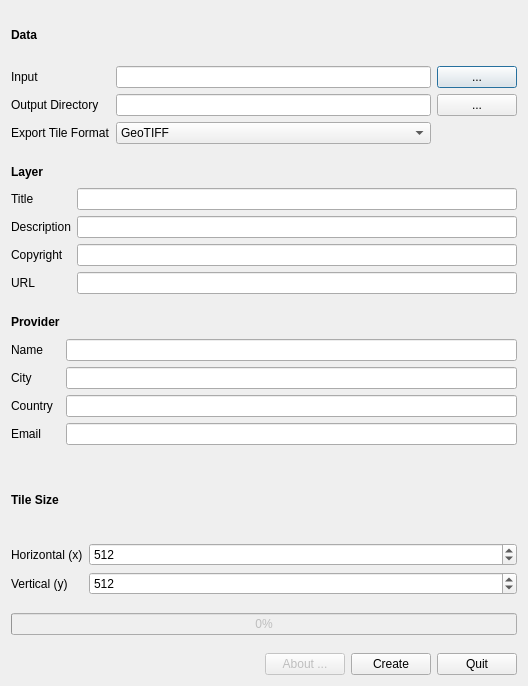
<?xml version="1.0" encoding="UTF-8"?>
<ui version="4.0">
 <class>gpsinfoMainDialog</class>
 <widget class="QDialog" name="gpsinfoMainDialog">
  <property name="geometry">
   <rect>
    <x>0</x>
    <y>0</y>
    <width>528</width>
    <height>686</height>
   </rect>
  </property>
  <property name="windowTitle">
   <string>gpsinfo_create - Tile Creator for gpsinfo</string>
  </property>
  <layout class="QGridLayout" name="gridLayout_5">
   <item row="0" column="0">
    <layout class="QVBoxLayout" name="verticalLayout">
     <property name="spacing">
      <number>18</number>
     </property>
     <item>
      <layout class="QGridLayout" name="gridLayout">
       <item row="1" column="2">
        <widget class="QPushButton" name="pushButton_input">
         <property name="text">
          <string>...</string>
         </property>
        </widget>
       </item>
       <item row="0" column="0">
        <widget class="QLabel" name="label_3">
         <property name="text">
          <string>&lt;b&gt;Data&lt;/b&gt;</string>
         </property>
        </widget>
       </item>
       <item row="2" column="2">
        <widget class="QPushButton" name="pushButton_output">
         <property name="text">
          <string>...</string>
         </property>
        </widget>
       </item>
       <item row="2" column="1">
        <widget class="QLineEdit" name="lineEdit_output"/>
       </item>
       <item row="1" column="0">
        <widget class="QLabel" name="label">
         <property name="text">
          <string>Input</string>
         </property>
        </widget>
       </item>
       <item row="3" column="1">
        <widget class="QComboBox" name="combo_tileFormat">
         <item>
          <property name="text">
           <string>GeoTIFF</string>
          </property>
         </item>
         <item>
          <property name="text">
           <string>ESRI ASCII Grid</string>
          </property>
         </item>
         <item>
          <property name="text">
           <string>ESRI ASCII Grid (Compressed)</string>
          </property>
         </item>
        </widget>
       </item>
       <item row="1" column="1">
        <widget class="QLineEdit" name="lineEdit_input"/>
       </item>
       <item row="2" column="0">
        <widget class="QLabel" name="label_2">
         <property name="text">
          <string>Output Directory</string>
         </property>
        </widget>
       </item>
       <item row="3" column="0">
        <widget class="QLabel" name="label_17">
         <property name="text">
          <string>Export Tile Format</string>
         </property>
        </widget>
       </item>
      </layout>
     </item>
     <item>
      <layout class="QGridLayout" name="gridLayout_2">
       <item row="3" column="1">
        <widget class="QLineEdit" name="lineEdit_copyright"/>
       </item>
       <item row="2" column="1">
        <widget class="QLineEdit" name="lineEdit_description"/>
       </item>
       <item row="4" column="0">
        <widget class="QLabel" name="label_16">
         <property name="text">
          <string>URL</string>
         </property>
        </widget>
       </item>
       <item row="2" column="0">
        <widget class="QLabel" name="label_6">
         <property name="text">
          <string>Description</string>
         </property>
        </widget>
       </item>
       <item row="0" column="0">
        <widget class="QLabel" name="label_4">
         <property name="text">
          <string>&lt;b&gt;Layer&lt;/b&gt;</string>
         </property>
         <property name="scaledContents">
          <bool>false</bool>
         </property>
        </widget>
       </item>
       <item row="3" column="0">
        <widget class="QLabel" name="label_7">
         <property name="text">
          <string>Copyright</string>
         </property>
        </widget>
       </item>
       <item row="1" column="0">
        <widget class="QLabel" name="label_5">
         <property name="text">
          <string>Title</string>
         </property>
        </widget>
       </item>
       <item row="1" column="1">
        <widget class="QLineEdit" name="lineEdit_title"/>
       </item>
       <item row="4" column="1">
        <widget class="QLineEdit" name="lineEdit_URL"/>
       </item>
      </layout>
     </item>
     <item>
      <layout class="QGridLayout" name="gridLayout_3">
       <item row="3" column="0">
        <widget class="QLabel" name="label_11">
         <property name="text">
          <string>Country</string>
         </property>
        </widget>
       </item>
       <item row="1" column="1">
        <widget class="QLineEdit" name="lineEdit_name"/>
       </item>
       <item row="2" column="0">
        <widget class="QLabel" name="label_10">
         <property name="text">
          <string>City</string>
         </property>
        </widget>
       </item>
       <item row="3" column="1">
        <widget class="QLineEdit" name="lineEdit_country"/>
       </item>
       <item row="4" column="1">
        <widget class="QLineEdit" name="lineEdit_email"/>
       </item>
       <item row="0" column="0">
        <widget class="QLabel" name="label_8">
         <property name="text">
          <string>&lt;b&gt;Provider&lt;/b&gt;</string>
         </property>
        </widget>
       </item>
       <item row="2" column="1">
        <widget class="QLineEdit" name="lineEdit_city"/>
       </item>
       <item row="4" column="0">
        <widget class="QLabel" name="label_12">
         <property name="text">
          <string>Email</string>
         </property>
        </widget>
       </item>
       <item row="1" column="0">
        <widget class="QLabel" name="label_9">
         <property name="text">
          <string>Name</string>
         </property>
        </widget>
       </item>
      </layout>
     </item>
     <item>
      <layout class="QGridLayout" name="gridLayout_4">
       <item row="2" column="0">
        <widget class="QLabel" name="label_15">
         <property name="text">
          <string>Vertical (y)</string>
         </property>
        </widget>
       </item>
       <item row="0" column="0">
        <widget class="QLabel" name="label_13">
         <property name="text">
          <string>&lt;html&gt;&lt;head/&gt;&lt;body&gt;&lt;p&gt;&lt;span style=&quot; font-weight:600;&quot;&gt;Tile Size&lt;/span&gt;&lt;/p&gt;&lt;/body&gt;&lt;/html&gt;</string>
         </property>
        </widget>
       </item>
       <item row="1" column="0">
        <widget class="QLabel" name="label_14">
         <property name="text">
          <string>Horizontal (x)</string>
         </property>
        </widget>
       </item>
       <item row="1" column="1">
        <widget class="QSpinBox" name="spinBox_x">
         <property name="sizePolicy">
          <sizepolicy hsizetype="Minimum" vsizetype="Fixed">
           <horstretch>1</horstretch>
           <verstretch>0</verstretch>
          </sizepolicy>
         </property>
         <property name="minimum">
          <number>1</number>
         </property>
         <property name="maximum">
          <number>999999</number>
         </property>
         <property name="value">
          <number>512</number>
         </property>
        </widget>
       </item>
       <item row="2" column="1">
        <widget class="QSpinBox" name="spinBox_y">
         <property name="sizePolicy">
          <sizepolicy hsizetype="Minimum" vsizetype="Fixed">
           <horstretch>1</horstretch>
           <verstretch>0</verstretch>
          </sizepolicy>
         </property>
         <property name="minimum">
          <number>1</number>
         </property>
         <property name="maximum">
          <number>999999</number>
         </property>
         <property name="value">
          <number>512</number>
         </property>
        </widget>
       </item>
      </layout>
     </item>
     <item>
      <widget class="QProgressBar" name="progressBar">
       <property name="enabled">
        <bool>false</bool>
       </property>
       <property name="value">
        <number>0</number>
       </property>
       <property name="textVisible">
        <bool>true</bool>
       </property>
      </widget>
     </item>
     <item>
      <layout class="QHBoxLayout" name="horizontalLayout">
       <item>
        <layout class="QGridLayout" name="gridLayout_6">
         <item row="0" column="3">
          <widget class="QPushButton" name="pushButton_quit">
           <property name="text">
            <string>Quit</string>
           </property>
          </widget>
         </item>
         <item row="0" column="2">
          <widget class="QPushButton" name="pushButton_create">
           <property name="text">
            <string>Create</string>
           </property>
          </widget>
         </item>
         <item row="0" column="1">
          <widget class="QPushButton" name="pushButton_about">
           <property name="enabled">
            <bool>false</bool>
           </property>
           <property name="text">
            <string>About ...</string>
           </property>
          </widget>
         </item>
         <item row="0" column="0">
          <spacer name="horizontalSpacer">
           <property name="orientation">
            <enum>Qt::Horizontal</enum>
           </property>
           <property name="sizeHint" stdset="0">
            <size>
             <width>40</width>
             <height>20</height>
            </size>
           </property>
          </spacer>
         </item>
        </layout>
       </item>
      </layout>
     </item>
    </layout>
   </item>
  </layout>
 </widget>
 <layoutdefault spacing="6" margin="11"/>
 <tabstops>
  <tabstop>lineEdit_input</tabstop>
  <tabstop>pushButton_input</tabstop>
  <tabstop>lineEdit_output</tabstop>
  <tabstop>pushButton_output</tabstop>
  <tabstop>lineEdit_title</tabstop>
  <tabstop>lineEdit_description</tabstop>
  <tabstop>lineEdit_copyright</tabstop>
  <tabstop>lineEdit_name</tabstop>
  <tabstop>lineEdit_city</tabstop>
  <tabstop>lineEdit_country</tabstop>
  <tabstop>lineEdit_email</tabstop>
  <tabstop>spinBox_x</tabstop>
  <tabstop>spinBox_y</tabstop>
  <tabstop>pushButton_about</tabstop>
  <tabstop>pushButton_create</tabstop>
  <tabstop>pushButton_quit</tabstop>
 </tabstops>
 <resources/>
 <connections/>
</ui>
